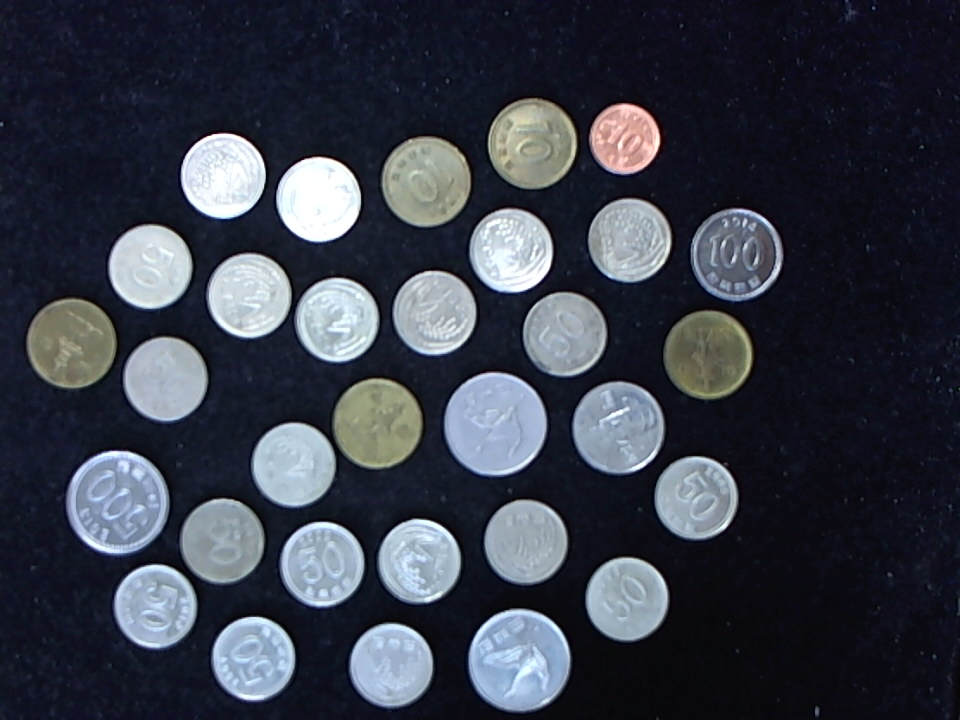
#> input picture m8_vision/images/coin/65.png, 960 x 720 px, found by its file name
$ jupyter execute --allow-errors vision_06_OpenCV_03.ipynb   (shell and % lines are left out)
#> lines starting #> are read from the running program, lines starting #| are printed output that depends on the picture; after the words box and inside, x2 and y2 are one past the last pixel; in counts of white or black regions, pixels touching at a corner belong together
## 동전 인식 분류

[cell 1]
from google.colab import drive
drive.mount('/content/drive')

[cell 2]
%cd /content/drive/MyDrive/hjh_kita_directory/Github/kita_231026/m8_vision

[cell 3]
from google.colab.patches import cv2_imshow

#### 오픈 연산 (cv2.MORPH_OPEN)
오픈 연산은 침식 연산(erode) 다음에 팽창 연산(dilate)을 수행하는 것으로 구성됩니다. 이 연산은 다음과 같은 효과를 가집니다:

- 작은 객체나 노이즈를 제거합니다.
- 두 객체 사이의 얇은 연결을 끊습니다.
- 객체의 경계를 부드럽게 합니다.

[ 연산 과정 ]
- 침식 연산: 커널이 위치한 모든 픽셀이 커널과 일치할 때만 원본 이미지의 중심 픽셀을 보존합니다. 이 과정에서 이미지의 작은 노이즈가 제거되고, 객체의 크기가 줄어듭니다.
- 팽창 연산: 커널과 하나라도 픽셀이 겹치는 경우, 원본 이미지의 중심 픽셀을 커널로 설정된 값으로 변경합니다. 침식에서 줄어든 객체의 크기가 다시 증가하면서, 노이즈는 제거된 상태를 유지합니다.

[cell 4]
import numpy as np, cv2, time

fname = '/content/drive/MyDrive/hjh_kita_directory/Github/kita_231026/m8_vision/images/coin/65.png'
img = cv2.imread(fname)
#> img is the input picture: shape (720, 960, 3); mean B, G, R 72.2, 60.5, 55.9
cv2_imshow(img)

[cell 5]
import numpy as np, cv2, time

fname = '/content/drive/MyDrive/hjh_kita_directory/Github/kita_231026/m8_vision/images/coin/70.png'
img = cv2.imread(fname)
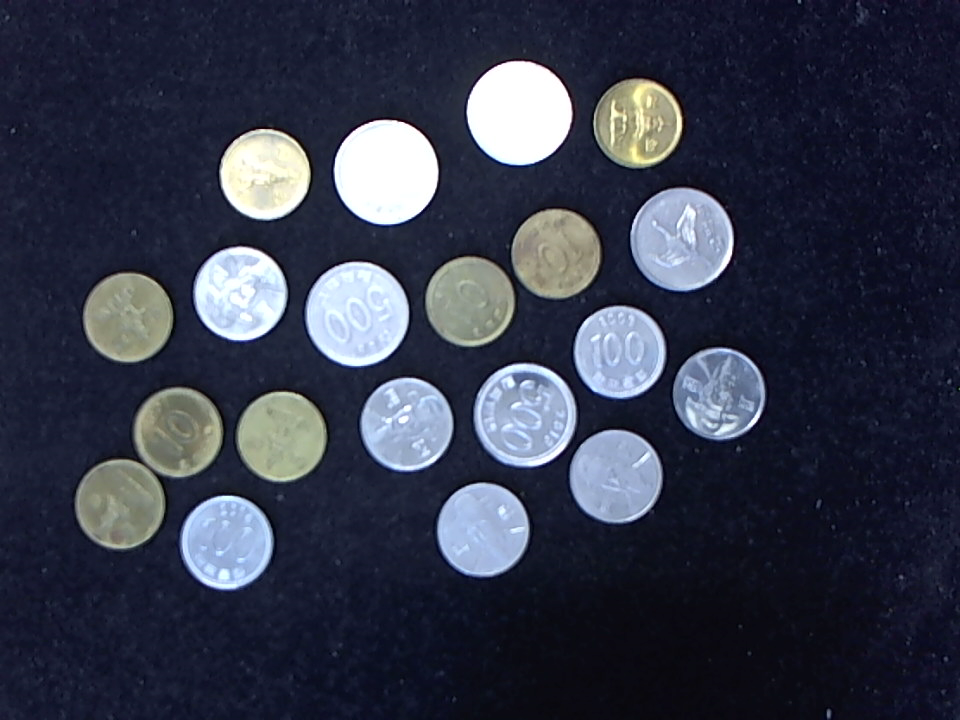
#> input picture m8_vision/images/coin/70.png, 960 x 720 px, found by its file name
#> img is the input picture: shape (720, 960, 3); mean B, G, R 74.5, 57.7, 53.2
cv2_imshow(img)

[cell 6]
import numpy as np, cv2, time
import matplotlib.pyplot as plt

# 주어진 동전 영상 번호를 바탕으로 동전 영상을 읽고, 그레이스케일로 변환한 후 블러링과 이진화를 수행한 후 오픈 연산을 통해 작은 노이즈를 제거
def preprocessing(coin_no):                                # 전처리 함수
#> called with coin_no = 65
    fname = "images/coin/{0:02d}.png".format(coin_no)
    image = cv2.imread(fname, cv2.IMREAD_COLOR)             # 이미지 읽기
    if image is None: return None, None                     # None이 두 번 사용된 이유는 이 함수가 기본적으로 이미지 두 개(image와 th_img)를 반환하기 때문

    gray = cv2.cvtColor(image, cv2.COLOR_BGR2GRAY)          # 명암도 이미지 변환
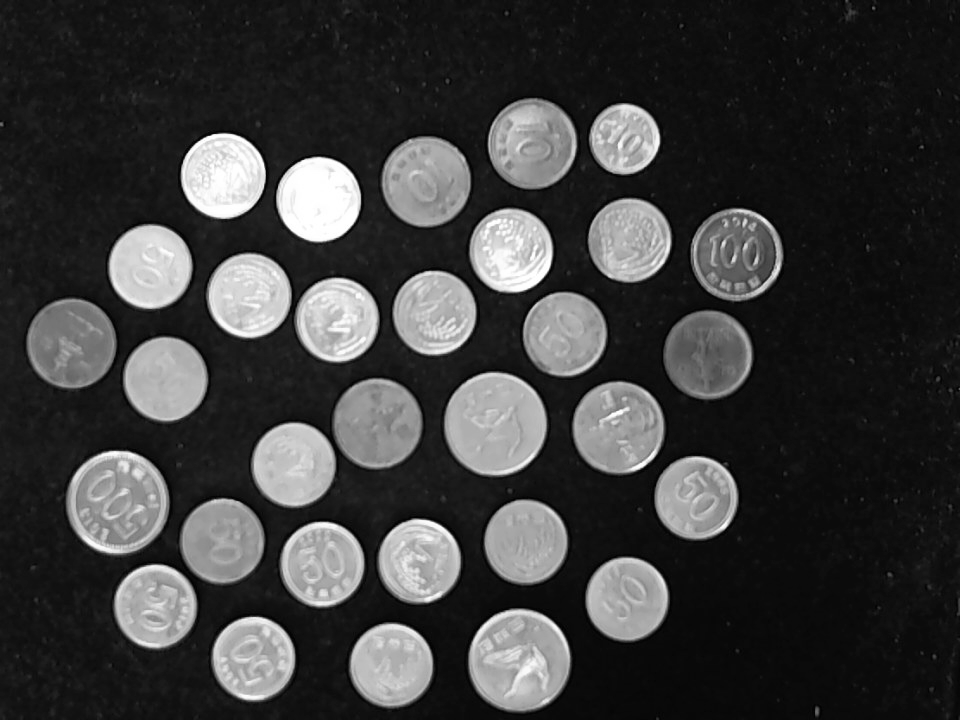
#> gray: shape (720, 960); min 0, max 255, mean 60.5
    # 그레이스케일 이미지에 가우시안 블러를 적용, 이미지의 노이즈를 줄이고, 세부적인 정보를 감소시킴. 이진화 과정에서 배경과 동전을 더 잘 구분하기 위해 필요
    gray = cv2.GaussianBlur(gray, (7, 7), 2, 2)             #  X축과 Y축 방향으로 표준편차가 각각 2인 7x7 크기의 가우시안 커널을 사용하여 gray 이미지에 블러를 적용함을 의미
    # OTSU 알고리즘을 이용해 최적의 임계값을 자동으로 계산하고, 이를 기반으로 이진화를 수행
    flag = cv2.THRESH_BINARY + cv2.THRESH_OTSU              # OTSU 알고리즘은 전체 이미지의 히스토그램을 분석하여, 전경(동전)과 배경을 구분하는 최적의 임계값을 찾습니다.
    # OTSU 알고리즘을 사용하여 자동으로 계산된 최적의 임계값으로 gray 이미지를 이진화하여, 그 결과를 th_img에 저장
    _, th_img = cv2.threshold(gray, 130, 255, flag)         #  OTSU 알고리즘을 사용하여 최적의 임계값을 자동으로 계산하고, 그 값을 사용하여 이미지를 이진화
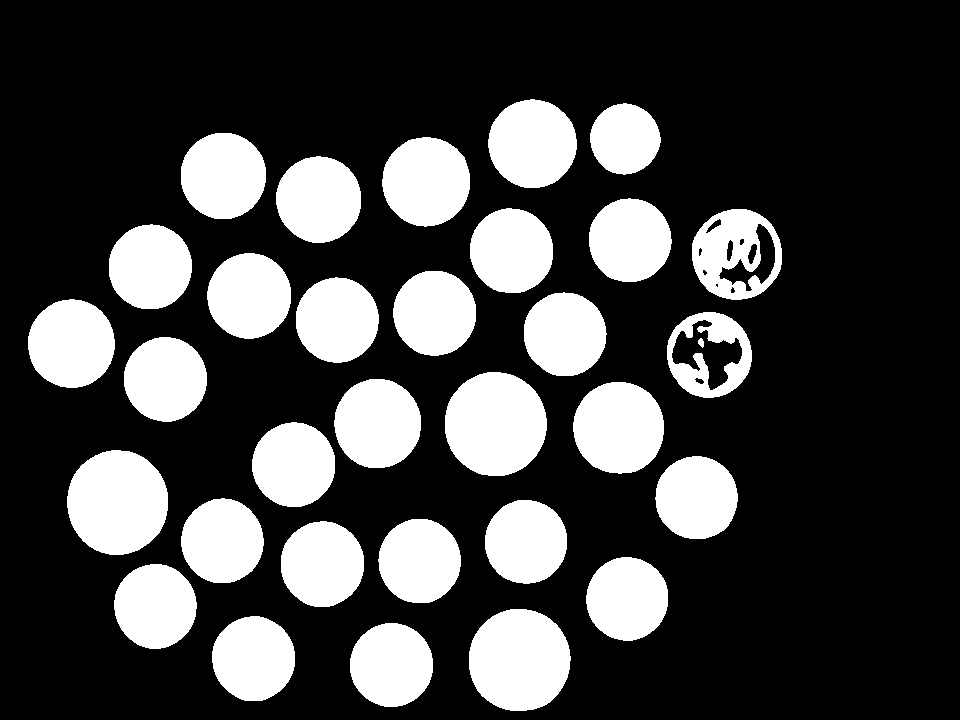
#> th_img: shape (720, 960); 26% white; 32 white regions, largest, box (x1, y1, x2, y2) and area: (445, 372, 547, 476) 8384, (67, 450, 168, 555) 8350, (469, 609, 571, 711) 8261
    # 3x3 크기의 구조 요소(커널)를 생성
    mask = np.ones((3, 3), np.uint8)
    # 이진화된 이미지에서 작은 노이즈나 객체를 제거하고, 떨어져 있는 객체를 더 명확하게 분리하는 등의 전처리를 수행
    th_img = cv2.morphologyEx(th_img, cv2.MORPH_OPEN, mask) # 열림 연산
#> th_img: shape (720, 960); 26% white; 32 white regions

    return image, th_img

image, th_img = preprocessing(65)                           # 전처리 수행
if image is None: raise Exception("이미지 파일 읽기 에러")

# 이미지에서 동전과 같은 원형 객체를 보다 효과적으로 검출하고, 노이즈로 인한 잘못된 검출을 최소화
def find_coins(image):
    # cv2.findContours 함수는 이미지에서 윤곽선을 찾는 데 사용.
    # cv2.RETR_EXTERNAL: 이 옵션은 이미지의 가장 바깥쪽 윤곽선만을 검출. 이는 각 동전의 외곽선만을 찾는 데 적합합니다.
    # cv2.CHAIN_APPROX_SIMPLE: 이 근사 방법은 윤곽선을 구성하는 점들 중 필요한 점들만을 반환하여 메모리를 절약. 예를 들어, 직사각형의 경우 4개의 모서리 점만을 반환.
    results = cv2.findContours(image, cv2.RETR_EXTERNAL, cv2.CHAIN_APPROX_SIMPLE)
#> results = 31 contours; largest, box (x1, y1, x2, y2) and area: (445, 372, 547, 476) 8238, (67, 450, 168, 555) 8204, (469, 609, 571, 711) 8115, (573, 382, 664, 474) 6494, (692, 209, 782, 300) 6365
    # OpenCV 4.x 이상에서 results[0]은 윤곽선 리스트, results[1]은 계층 정보
    # OpenCV 3.x에서 results[0]은 수정된 원본 이미지, results[1]은 윤곽선 리스트
    contours = results[0] if int(cv2.__version__[0]) >= 4 else results[1] # 윤곽선 리스트를 선택하기 위한 조건문
#> contours has the same summary as results

    # 리스트 생성 방식
    circles = [cv2.minEnclosingCircle(c) for c in contours] # 주어진 점들의 집합(여기서는 윤곽선 c)을 모두 포함하는 가장 작은 원을 찾습니다
#> circles = 31 items
    circles = [(tuple(map(int, center)), int(radius)) # 원의 중심 좌표와 반지름을 정수형으로 변환
               for center, radius in circles if radius>25] # 각 원의 반지름이 25 픽셀보다 큰 경우에만 해당 원을 새로운 리스트에 포함
    return circles

# 감지된 각 동전의 중심 좌표와 반지름 정보를 담고 있는 circles 리스트를 반환
circles = find_coins(th_img)
#> circles = 31 items
for center, radius in circles:
    # 각 동전의 중심(center), 반지름(radius)에 따라 원을 그립니다. 여기서 (0, 255, 0)은 녹색을 나타내며, 2는 원의 선 두께
    cv2.circle(image, center, radius, (0, 255, 0), 2)   # 동전 영상 원으로 표시
#> this loop made 31 passes
#> (center, radius) on passes 1 to 12: ((390, 664), 42), ((253, 658), 42), ((518, 659), 51), ((155, 606), 42), ((626, 598), 41), ((321, 563), 42), ((419, 560), 42), ((525, 541), 42), ((221, 540), 42), ((696, 497), 41), ((117, 502), 52), ((293, 464), 42)
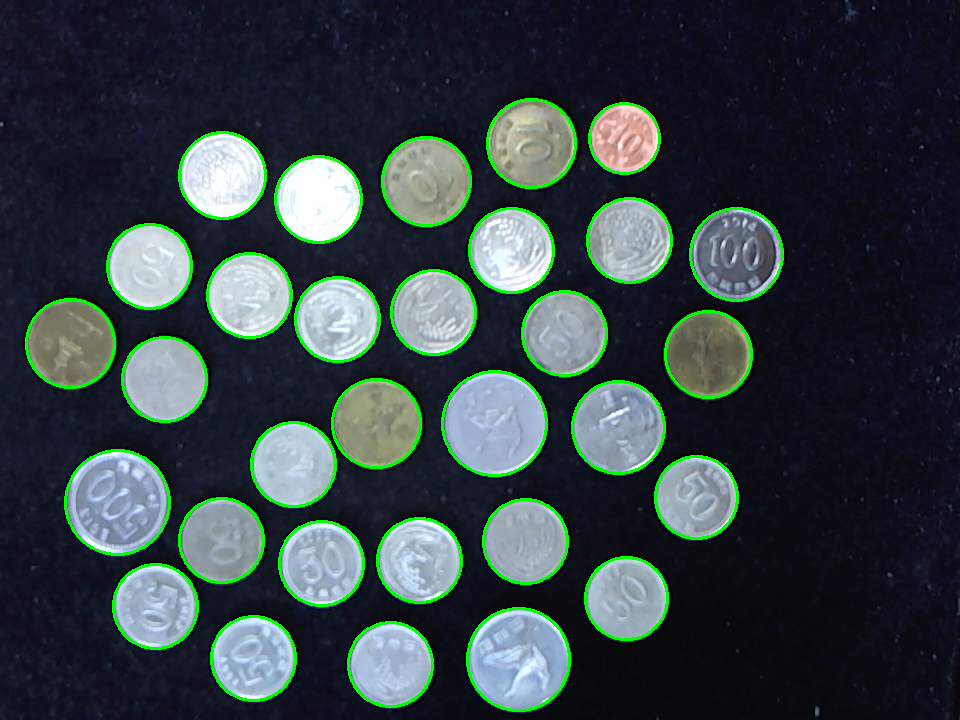
#> image: shape (720, 960, 3); mean B, G, R 68.2, 66.3, 52.6

# 이미지 타이틀을 따로 처리하거나 제거합니다.
print("Preprocessed image:")
cv2_imshow(th_img)  # 첫 번째 인자만 전달
print("Coin image:")
cv2_imshow(image)  # 첫 번째 인자만 전달

[cell 7]
for center, radius  in circles[0:2]:
  r = radius * 3
  cen = (r // 2, r // 2)
  mask = np.zeros((r, r, 3), np.uint8)
  cv2.circle(mask, cen, radius, (255, 255, 255), cv2.FILLED)
  cv2_imshow(mask)
  print()
  coin = cv2.getRectSubPix(image, (r, r), center) # 원본 이미지에서 동전이 위치한 사각형 영역이 추출
  cv2_imshow(coin)
  print()
  coin = cv2.bitwise_and(coin, mask)
  cv2_imshow(coin)
  print()
#> this loop made 2 passes
#> (center, radius, r, cen) on passes 1 to 2: ((390, 664), 42, 126, (63, 63)), ((253, 658), 42, 126, (63, 63))
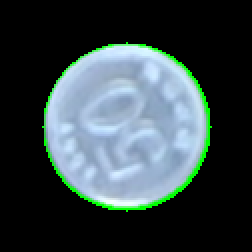
#> coin: shape (126, 126, 3) (shown 2 times larger); mean B, G, R 70.8, 68.1, 54.5

[cell 8]
def make_coin_img(src, circles):
    coins = []
    for center, radius  in circles:
        r = radius * 3          # 검출 동전 반지름의 3 배. 동전을 추출하는 과정에서 동전 영상이 온전히 포함될 수 있도록 충분한 크기의 마스크를 생성
        cen = (r // 2, r // 2)  # 마스크 중심. 이미지의 가로와 세로 길이의 절반 위치가 정확히 이미지의 중앙
        mask = np.zeros((r, r, 3), np.uint8)                    # 마스크 행렬
        # 주어진 중심(cen), 반지름(radius), 색상((255, 255, 255), 그리고 채우기 옵션(cv2.FILLED)을 사용, 마스크 이미지 위에 흰색으로 채워진 원을 그립니다
        cv2.circle(mask, cen, radius, (255, 255, 255), cv2.FILLED)

        # 동전 영상 가져오기
        coin = cv2.getRectSubPix(src, (r, r), center) # 원본 이미지에서 동전이 위치한 사각형 영역이 추출
        # 마스크에서 흰색으로 표시된 부분(즉, 동전 영역)만이 결과 이미지에 남게 되고, 나머지 배경은 검은색(값이 0)으로 설정
        coin = cv2.bitwise_and(coin, mask)  # 마스킹 처리. coin 이미지와 mask 이미지 간의 비트 단위 AND 연산을 수행
        coins.append(coin)                                      # 동전 영상 저장
#> this loop made 31 passes
#> (center, radius, r, cen) on passes 1 to 12: ((390, 664), 42, 126, (63, 63)), ((253, 658), 42, 126, (63, 63)), ((518, 659), 51, 153, (76, 76)), ((155, 606), 42, 126, (63, 63)), ((626, 598), 41, 123, (61, 61)), ((321, 563), 42, 126, (63, 63)), ((419, 560), 42, 126, (63, 63)), ((525, 541), 42, 126, (63, 63)), ((221, 540), 42, 126, (63, 63)), ((696, 497), 41, 123, (61, 61)), ((117, 502), 52, 156, (78, 78)), ((293, 464), 42, 126, (63, 63))
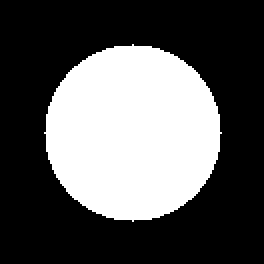
#> mask: shape (132, 132, 3) (shown 2 times larger); 34.9% white; 1 white region, box (x1, y1, x2, y2) and area: (22, 22, 111, 111) 6077
#> after the loop, coins = 31 items
        # cv2_imshow("mask_" + str(center) , mask)                    # 마스크 영상 보기
    return coins

# 모든 막대를 검은색으로 그립니다.
def calc_histo_hue(coin):
    hsv = cv2.cvtColor(coin, cv2.COLOR_BGR2HSV)  # 컬러 공간 변환
    hsize, ranges = [32], [0, 180]         # 32개 막대, 화소값 0~180 범위
    hist = cv2.calcHist([hsv], [0], None, hsize, ranges) # 0은 HSV 이미지의 첫 번째 채널, 즉 색상(Hue) 채널을 의미, hsize: 각 차원별 빈(bin)의 개수
    return hist.flatten() #  다차원 배열의 모든 요소를 포함하는 새로운 1차원 배열을 생성

coin_no = 65
image, th_img = preprocessing(coin_no)                            # 전처리 수행
circles = find_coins(th_img)                     # 전처리된 이미지에서 동전을 검출
coin_imgs = make_coin_img(image, circles)        # 원본 이미지와 검출된 동전 정보를 바탕으로, 각 동전 영역만을 포함하는 이미지들을 생성
#> coin_imgs = 31 items
coin_hists = [calc_histo_hue(coin) for coin in coin_imgs] # 각 동전 이미지에 대해 HSV 색 공간에서 Hue(색상) 채널의 히스토그램을 계산
#> in calc_histo_hue, `hsv = cv2.cvtColor(coin, cv2.COLOR_BGR2HSV)`: hsv: shape (126, 126, 3); mean H, S, V 37.2, 18.8, 73.6
#> in calc_histo_hue, `hist = cv2.calcHist([hsv], [0], None, hsize, ranges)`: hist = 32 values, max 10351 at index 0, min 0 at index 1, mean 496.1
#> in calc_histo_hue (call 2), `hsv = cv2.cvtColor(coin, cv2.COLOR_BGR2HSV)`: hsv: shape (126, 126, 3); mean H, S, V 36.9, 20.6, 74.4
#> in calc_histo_hue (call 3), `hsv = cv2.cvtColor(coin, cv2.COLOR_BGR2HSV)`: hsv: shape (153, 153, 3); mean H, S, V 37.2, 23.7, 74.5
#> in calc_histo_hue (call 4), `hsv = cv2.cvtColor(coin, cv2.COLOR_BGR2HSV)`: hsv: shape (126, 126, 3); mean H, S, V 36.9, 18.6, 70.8
#> in calc_histo_hue (call 5), `hsv = cv2.cvtColor(coin, cv2.COLOR_BGR2HSV)`: hsv: shape (123, 123, 3); mean H, S, V 35.5, 14.4, 65.6
#> in calc_histo_hue (call 6), `hsv = cv2.cvtColor(coin, cv2.COLOR_BGR2HSV)`: hsv: shape (126, 126, 3); mean H, S, V 36.5, 17.2, 71.7
#> in calc_histo_hue (call 7), `hsv = cv2.cvtColor(coin, cv2.COLOR_BGR2HSV)`: hsv: shape (126, 126, 3); mean H, S, V 36.1, 15.9, 73
#> in calc_histo_hue (call 8), `hsv = cv2.cvtColor(coin, cv2.COLOR_BGR2HSV)`: hsv: shape (126, 126, 3); mean H, S, V 36.3, 12.1, 62.6
#> in calc_histo_hue (call 9), `hsv = cv2.cvtColor(coin, cv2.COLOR_BGR2HSV)`: hsv: shape (126, 126, 3); mean H, S, V 35, 11.2, 56.7
#> in calc_histo_hue (call 10), `hsv = cv2.cvtColor(coin, cv2.COLOR_BGR2HSV)`: hsv: shape (123, 123, 3); mean H, S, V 36, 13.2, 63.3
#> in calc_histo_hue (call 11), `hsv = cv2.cvtColor(coin, cv2.COLOR_BGR2HSV)`: hsv: shape (156, 156, 3); mean H, S, V 37.9, 21.8, 67.9
#> in calc_histo_hue (call 12), `hsv = cv2.cvtColor(coin, cv2.COLOR_BGR2HSV)`: hsv: shape (126, 126, 3); mean H, S, V 35.7, 14.8, 73.2
#> in calc_histo_hue (call 13), `hsv = cv2.cvtColor(coin, cv2.COLOR_BGR2HSV)`: hsv: shape (138, 138, 3); mean H, S, V 37.1, 17, 62.9
#> in calc_histo_hue (call 13), `hsv = cv2.cvtColor(coin, cv2.COLOR_BGR2HSV)`:
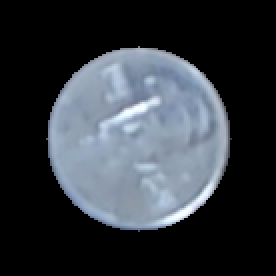
#> coin: shape (138, 138, 3) (shown 2 times larger); mean B, G, R 62.9, 56.3, 51
#> in calc_histo_hue (call 13), `hist = cv2.calcHist([hsv], [0], None, hsize, ranges)`: hist = 32 values, max 12419 at index 0, min 0 at index 1, mean 595.1
#> in calc_histo_hue (call 14), `hsv = cv2.cvtColor(coin, cv2.COLOR_BGR2HSV)`: hsv: shape (132, 132, 3); mean H, S, V 12.6, 16.3, 52
#> in calc_histo_hue (call 14), `hsv = cv2.cvtColor(coin, cv2.COLOR_BGR2HSV)`:
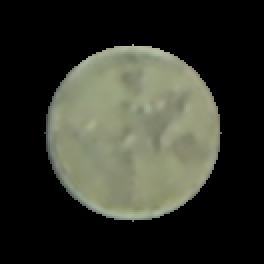
#> coin: shape (132, 132, 3) (shown 2 times larger); mean B, G, R 42.5, 52, 50.3
#> in calc_histo_hue (call 14), `hist = cv2.calcHist([hsv], [0], None, hsize, ranges)`: hist = 32 values, max 11347 at index 0, min 0 at index 1, mean 544.5
#> in calc_histo_hue (call 15), `hsv = cv2.cvtColor(coin, cv2.COLOR_BGR2HSV)`: hsv: shape (156, 156, 3); mean H, S, V 38.1, 20, 72.7
#> in calc_histo_hue (call 15), `hsv = cv2.cvtColor(coin, cv2.COLOR_BGR2HSV)`:
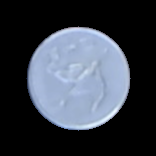
#> coin: shape (156, 156, 3); mean B, G, R 72.7, 62.5, 56.5
#> in calc_histo_hue (call 15), `hist = cv2.calcHist([hsv], [0], None, hsize, ranges)`: hist = 32 values, max 15839 at index 0, min 0 at index 1, mean 760.5
#> in calc_histo_hue (call 16), `hsv = cv2.cvtColor(coin, cv2.COLOR_BGR2HSV)`: hsv: shape (126, 126, 3); mean H, S, V 37, 11, 67.1
#> in calc_histo_hue (call 16), `hsv = cv2.cvtColor(coin, cv2.COLOR_BGR2HSV)`:
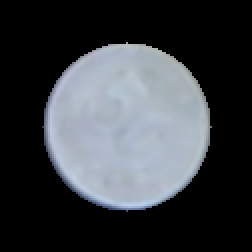
#> coin: shape (126, 126, 3) (shown 2 times larger); mean B, G, R 67.1, 62.4, 58.9
#> in calc_histo_hue (call 16), `hist = cv2.calcHist([hsv], [0], None, hsize, ranges)`: hist = 32 values, max 10351 at index 0, min 0 at index 1, mean 496.1
#> in calc_histo_hue (call 17), `hsv = cv2.cvtColor(coin, cv2.COLOR_BGR2HSV)`: hsv: shape (129, 129, 3); mean H, S, V 10.7, 18.7, 37.8
#> coin_hists = 31 items

# 주어진 행의 수(rows)에 대응하는 HSV 색상 팔레트를 생성하고, 이를 BGR 색상 공간으로 변환하는 과정을 구현
def make_palate(rows):
    hue = [round(i * 180 / rows) for i in range(rows)]  # 전체 hue 범위를 rows의 수만큼 균일하게 나누어 각 hue 값을 계산. hue 값의 범위는 일반적으로 0에서 179까지
    hsv = [[(h, 255, 255)] for h in hue]                # 계산된 hue 값에 대해 채도(Saturation)와 명도(Value)를 최대값인 255로 설정하여 HSV 색상을 생성
    hsv = np.array(hsv, np.uint8)                       # numpy 행렬의 uint8형 변환
    return cv2.cvtColor(hsv, cv2.COLOR_HSV2BGR)         # HSV 컬러 -> BGR 컬러

# 주어진 히스토그램 데이터를 바탕으로 색상 팔레트를 사용해 히스토그램 이미지를 생성하는 과정
def draw_histo_hue(hist, shape=(200, 256,3)):
    hsv_palate = make_palate(hist.shape[0])                      # 색상 팔레트 생성
    hist_img = np.full(shape, 255, np.uint8)
    cv2.normalize(hist, hist, 0, shape[0], cv2.NORM_MINMAX)    # 정규화
    gap = hist_img.shape[1] / hist.shape[0]  # 한 계급 크기

    for i, h in enumerate(hist):
        x, w = int(round(i * gap)), int(round(gap))
        if h > 0:
            color = tuple(map(int, hsv_palate[i][0]))                    # 정수형 튜플로 변환
            cv2.rectangle(hist_img, (x,0, w,int(h) ), color , cv2.FILLED) # 팔레트 색으로 그리기

    return cv2.flip(hist_img, 0)

[cell 9]
import numpy as np, cv2, time

coin_no = int(input("동전 이미지 번호: "))
#> the answer given: 3
image, th_img = preprocessing(coin_no)                              # 전처리 수행
circles = find_coins(th_img)                     # 객체(회전사각형) 검출
#> in find_coins (call 3), `results = cv2.findContours(image, cv2.RETR_EXTERNAL, cv2.CHAIN_APPROX_..`: results = 0 contours
#> circles = []
coin_imgs = make_coin_img(image, circles)                  # 동전 이미지 생성
#> coin_imgs = []
coin_hists= [calc_histo_hue(coin) for coin in coin_imgs]   # 동전 이미지 히스토그램
#> coin_hists = []

def grouping(hists):
    # ws 리스트는 히스토그램의 각 빈(bin)에 적용될 가중치를 정의. 색상 분포의 특정 범위를 더 중요하게 다루고자 하는 의도를 반영
    # 중간 범위의 색상(즉, 리스트의 중간에 위치한 값들)이 더 중요하게 평가되어, 그 색상의 빈도가 높은 이미지가 특정 조건을 만족시키는 것으로 간주
    ws = [0, 0, 0, 0, 0, 0, 0, 0, 0, 0, 0, 0, 0, 1, 2, 3,
          4, 5, 6, 8, 6, 5, 4, 3, 2, 1, 0, 0, 0, 0, 0, 0]        # 가중치 지정

    sim = np.multiply(hists, ws) # 각 히스토그램에 가중치를 적용
    # 이 비율은 히스토그램이 가중치가 높은 색상을 얼마나 많이 포함하고 있는지를 나타내며 지표 특정 패턴이 얼마나 강조되는지를 의미
    similaritys = np.sum(sim, axis=1) / np.sum(hists, axis=1)
    # 계산된 유사도가 특정 임계값(여기서는 1.2)을 초과하는지 여부에 따라 히스토그램을 분류
    # 히스토그램의 유사도를 평가하는 기준점은 특정 문제나 데이터에 대한 사전 지식, 실험, 또는 경험적인 조정을 통해 정해집니다
    groups = [1 if s > 1.2 else 0 for s in similaritys]

    return groups

# 동전 인식 : 동전 종류 결정
def classify_coins(circles, groups):
    ncoins = [0] * 4 #  네 가지 종류의 동전을 카운트할 리스트를 초기화. [0] * 4는 [0, 0, 0, 0]과 동일
    g = np.full((2,70), -1, np.int32) # 배열의 크기는 2x70으로, 여기서 2는 그룹의 수를, 70은 반지름의 최대 가정된 값 범위,  모든 값을 -1로 초기화.
    # g[0, 26:47] = 0은 첫 번째 그룹(group = 0)에서 반지름이 26부터 46까지인 동전을 종류 0으로 분류
    g[0, 26:47], g[0, 47:50], g[0, 50:] = 0, 2, 3
    g[1, 36:44], g[1, 44:50], g[1, 50:] = 1, 2, 3
    # 해당 동전이 속한 그룹과 반지름을 기준으로 g 배열에서 동전의 종류(coin)를 찾습니다.
    for group, (_, radius) in zip(groups, circles):
        coin = g[group, radius]
        ncoins[coin] += 1

    return np.array(ncoins)

#> (the rest of this cell did not finish here and is left out)
